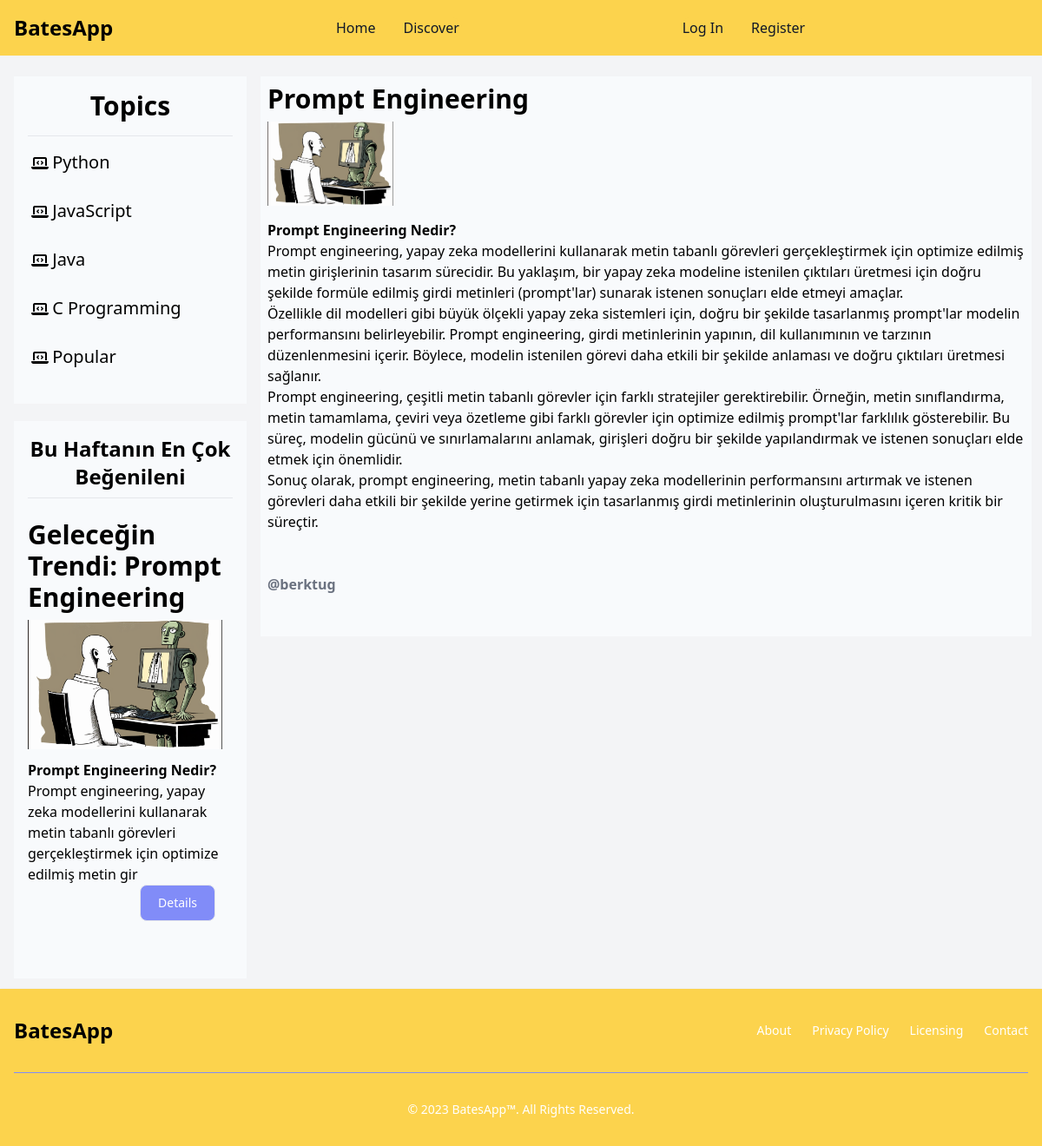
The page /blog/prompt-engineering on the database its author committed.
### blog/models.py (models this page shows, shortened)
class Category(models.Model):
    name = models.CharField(max_length=100)
    slug = models.SlugField(unique= True, db_index= True,)

class TopWeek(models.Model):
    title = models.CharField(max_length=200)
    image = models.ImageField(upload_to="blog")
    description = RichTextField()
    is_home = models.BooleanField(default=False)
    is_active = models.BooleanField(default=False)
    last_week = models.BooleanField(default=False)
    slug = models.SlugField(null=False,unique= True, db_index= True,)
    author = models.CharField(max_length=200, null=True)

class Blog(models.Model):
    title = models.CharField(max_length=200)
    image = models.ImageField(upload_to="blog")
    description = RichTextField()
    author = models.CharField(max_length=200)
    is_active = models.BooleanField(default=False)
    is_home = models.BooleanField(default=False)
    slug = models.SlugField(unique= True, db_index= True,)
    categories = models.ManyToManyField(Category)

### blog/views.py (the view)
# urls.py: path("blog/<slug:slug>", views.blog_details, name="blog_details")
def blog_details(request, slug):
    selectedBlog = None
    blogs = Blog.objects.filter(is_active=True)
    for blog in blogs:
        if blog.slug == slug:
            selectedBlog = blog
    context={
        "blog" : selectedBlog,
        "category" : Category.objects.all(),
        "topweek" : TopWeek.objects.all()
    }
    return render(request, "blog/blog_details.html",context)

### blog/templates/blog/blog_details.html (shortened to what this page needs)
{% extends 'layout.html' %}
{% block content %}
    <main class="bg-gray-100 flex xs:flex-col tablet:flex-row laptopL:justify-center">
        <div class="flex flex-col tablet:basis-1/2 lg:basis-1/4">
            <div id="topics" class="bg-slate-50 xs:p-4 xs:h-68 xs:mb-5 tablet:mt-6 tablet:mr-4 tablet:ml-4 tablet:h-84 tablet:p-4">
                <h1 class="font-bold xs:text-2xl tablet:text-3xl xs:mb-4 xs:text-center">Topics</h1>
                <hr>
                <ul>
                    {% for c in category %}
                    <li class="xs:mb-1 xs:mt-1 xs:text-center xs:p-1 tablet:text-left tablet:mb-5 tablet:mt-3">
                        <i class="fa-solid fa-laptop-code"></i>
                        <a class="xs:text-xl tablet:text-xl xs:mb-4" href="{% url 'blogs_by_category' slug=c.slug %}">{{c.name}}</a>
                    </li>
                    {% endfor %}
                </ul>
            </div>
            <div id="most" class="bg-slate-50 xs:mb-3 xs:p-4 tablet:mr-4 tablet:ml-4">
                    <h1 class="xs:text-2xl xs:font-bold xs:text-center xs:mb-2">Bu Haftanın En Çok Beğenileni</h1>
                    {%for t in topweek%}
                        {%if t.is_home%}
                            <div class="bg-slate-50 xs:py-6 xs:mb-3 tablet:mr-3">
                                <div class="lg:relative lg:pb-14 xs:relative">
                                    <h1 class="xs:text-2xl xs:mb-2 tablet:text-3xl font-semibold">{{t.title}}</h1>
                                    <img class="object-contain" src="{{t.image.url}}" alt="">
                                    <p class="xs:text-lg xs:mt-3 xs:mb-3 xs:text-lg tablet:text-xl">{{t.description|safe|slice:"0:200"}}</p>
                                    <button type="button" class="text-white bg-indigo-400 border focus:outline-none focus:ring-4 font-medium rounded-lg text-sm px-5 py-2.5 mr-2 mb-2 absolute xs:right-0 tablet:ml-4"><a href="{% url 'blog_details' t.id %}">Details</a></button>
                                </div>
                            </div>
                        {%endif%}
                    {%endfor%}
            </div>
        </div>
        <div id="blog_detail" class="lg:basis-3/4 tablet:mt-6">
            {% if blog %}
                <div class="card bg-slate-50 xs:p-2 xs:pb-12 xs:mb-3 tablet:mr-3">
                    <div class="xs:relative lg:relative">
                        <h1 class="xs:text-2xl xs:mb-2 tablet:text-3xl font-semibold">{{ blog.title }}</h1>
                        <img class="object-contain xs:w-2/3 tablet:w-1/4 lg:w-1/6" src="{{blog.image.url}}" alt="">
                        <p class="object-contain xs:text-lg xs:mt-3 xs:mb-4 xs:text-lg tablet:text-xl">{{blog.description|safe}}</p>
                        <div id="author" class="xs:flex xs:items-center xs:mt-6 tablet:mt-12">
                            <h1 class="text-gray-500 font-bold">{{blog.author}}</h1>
                        </div>
                    </div>
                </div>
            {% endif %}
        </div>
    </main>
{% endblock %}

### rows shown on the page
Category: name "Python"
Category: name "JavaScript"
Category: name "Java"
Category: name "C Programming"
Category: name "Popular"
TopWeek: title "Geleceğin Trendi: Prompt Engineering", image (picture), description "Prompt Engineering Nedir? Prompt engineering, yapay zeka modellerini kullanarak metin tabanlı görevleri gerçekleştirmek için optimize edilmiş metin gir"
Blog: title "Prompt Engineering", image (picture), description "Prompt Engineering Nedir? Prompt engineering, yapay zeka modellerini kullanarak metin tabanlı görevleri gerçekleştirmek için optimize edilmiş metin girişlerinin tasarım sürecidir. Bu yaklaşım, bir yapay zeka modeline istenilen çıktıları üretmesi için doğru şekilde formüle edilmiş girdi metinleri (prompt'lar) sunarak istenen sonuçları elde etmeyi amaçlar. Özellikle dil modelleri gibi büyük ölçekli yapay zeka sistemleri için, doğru bir şekilde tasarlanmış prompt'lar modelin performansını belirleyebilir. Prompt engineering, girdi metinlerinin yapının, dil kullanımının ve tarzının düzenlenmesini içerir. Böylece, modelin istenilen görevi daha etkili bir şekilde anlaması ve doğru çıktıları…", author "@berktug"
